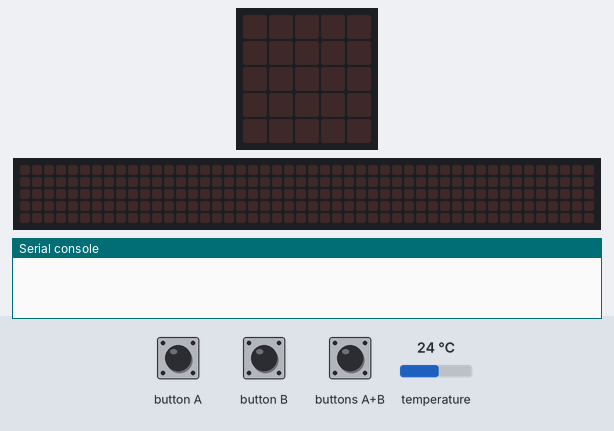
A program run on a simulated BBC micro:bit (MakeCode). Parts: the board's 5×5 LED display, a strip that is not on the board, showing the scrolling text unrolled, the last lines printed to the serial console. The test bench sets the inputs (shaded band); at power-on: temperature 24 °C. The 48×5 strip is a reading aid, not a part: it shows the text the display is scrolling, unrolled, one strip-width of it at a time.

Above: at 1.2 s.
1.3 s: button A pressed for 0.15 s
At 4.0 s:
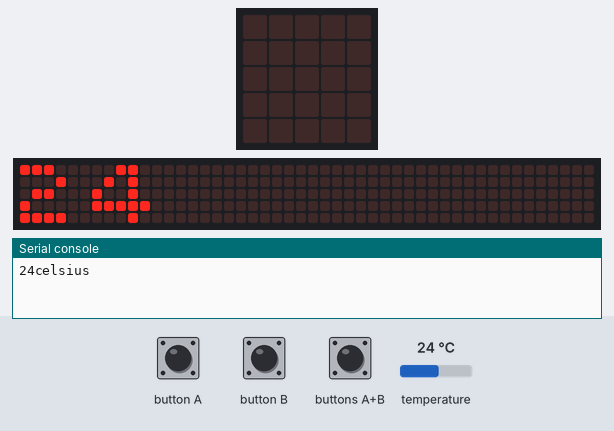
4.3 s: button B pressed for 0.15 s
7.3 s: buttons A+B pressed for 0.15 s
10.4 s: button A pressed for 0.15 s
At 14.27 s:
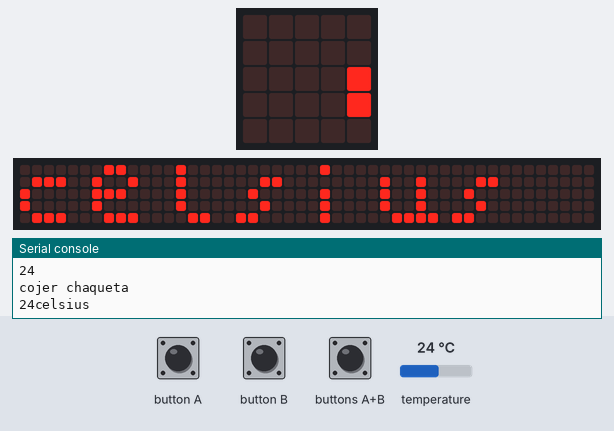
At 23.0 s:
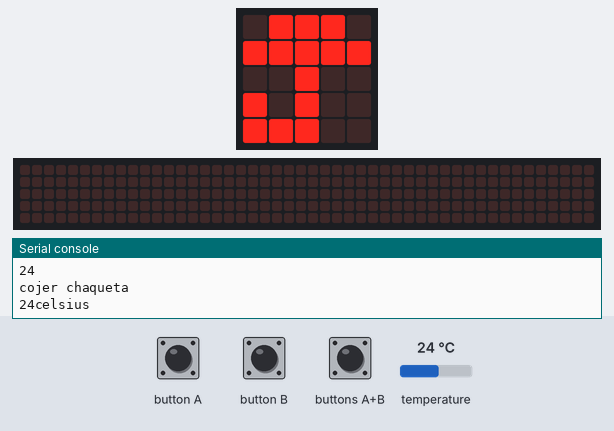

The program:

main.ts
```typescript
input.onButtonPressed(Button.A, function () {
    serial.writeNumber(input.temperature())
    serial.writeLine("celsius")
    basic.showNumber(input.temperature())
    basic.showString("celsius")
})
input.onButtonPressed(Button.AB, function () {
    if (input.temperature() > 25) {
        serial.writeLine("no cojer chaqueta")
        serial.writeLine("" + (input.temperature()))
        basic.showLeds(`
            # . # . #
            . # # # .
            # # # # #
            . # # # .
            # . # . #
            `)
    } else if (input.temperature() < 25) {
        serial.writeLine("" + (input.temperature()))
        serial.writeLine("cojer chaqueta")
        basic.showIcon(IconNames.Umbrella)
    }
})
input.onButtonPressed(Button.B, function () {
    if (input.temperature() > 25) {
        serial.writeLine("" + (input.temperature()))
        basic.showIcon(IconNames.Happy)
    } else if (input.temperature() < 25) {
        serial.writeLine("" + (input.temperature()))
        basic.showIcon(IconNames.Sad)
    }
})
```

test.ts
```typescript
// aquí va el archivo "tests"; esto no se compilará cuando este paquete se utilice como una extensión.
```

Measured:
- after the input at 1.3 s, the display: changes after 0.15 s (image 1)
- after the input at 10.4 s, the display: first differs from a run without the input after 0.95 s (image 2 shows a later state)
